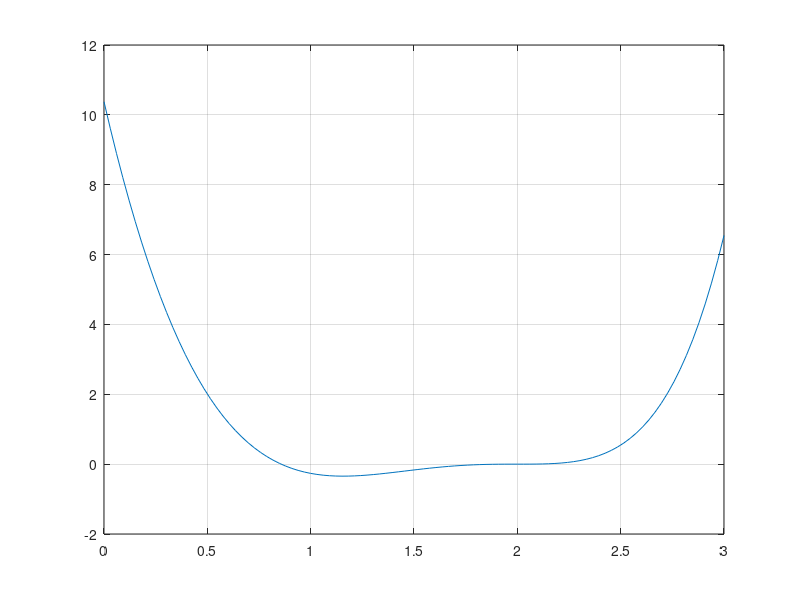

The MATLAB script that drew this image:
function plt_func()

    f = @(x) 12 - 26.*x + 20.*x.^2 - 7.*x.^3 -12.*exp(x-2) + 14 .*x.*exp(x-2)
    x = linspace(0,3);
    plot(x,f(x))
    grid on;
end
